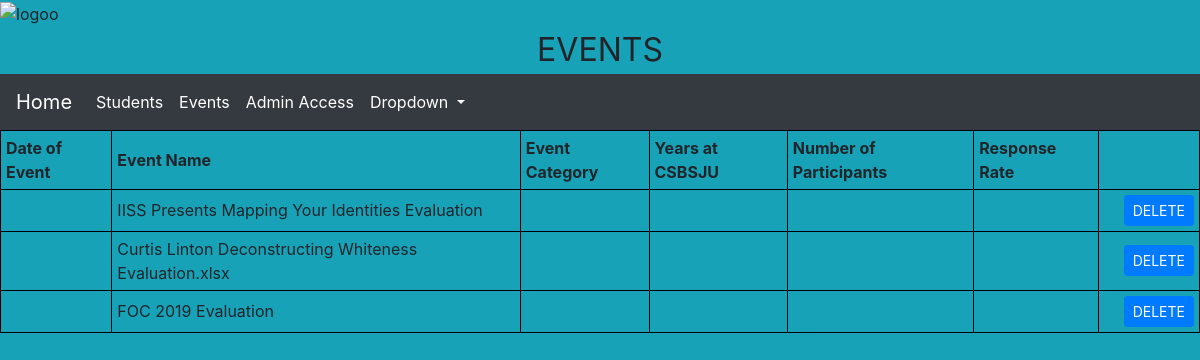
Page /Events/ on the earlier database version.
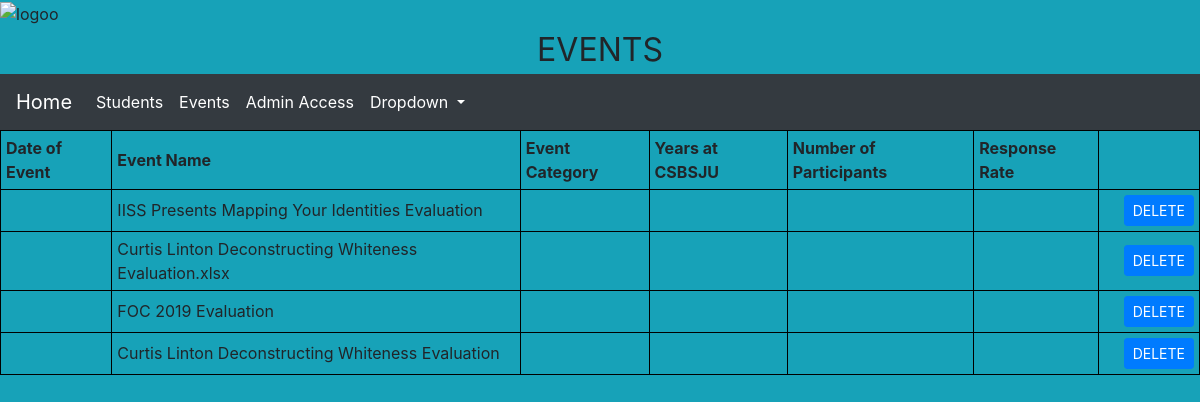
Same page on the later database version.
### Events/models.py (models this page shows, shortened)
class Event(models.Model):
    eventName = models.CharField(max_length=200 )
    eventDate = models.CharField(max_length=200 )
    eventCategory = models.CharField(max_length=30)
    eventYears = models.CharField(max_length=30)
    eventParticpants = models.CharField(max_length=200)
    eventResponseRate = models.CharField(max_length = 200)

### Events/views.py (the view)
# urls.py: path('', views.eventList, name='eventList'),
def eventList(request):
    latest_event_list = Event.objects.all()
    context = {
        'latest_event_list': latest_event_list,
    }
    return render(request,'Events/event_list_template.html',context)

### Events/templates/Events/event_list_template.html (shortened to what this page needs)
{% extends 'base.html' %}
{% block head %}
  	 	<img src="https://www.csbsju.edu/images/Intercultural%20Center/IISS%20logo_Final-1.png" alt="logoo" width="132" height="150" class = "center" >
<center><font size = "+3"> EVENTS </font></center>
{% endblock %}
{% block body %}
<table style="width:100%">
 <tr>
	<th>Date of Event</th>
	<th>Event Name</th>
	<th>Event Category</th>
	<th>Years at CSBSJU </th>
	<th>Number of Participants</th>
	<th>Response Rate </th>
 </tr>
 {% if latest_event_list %}
 <tr>
 {% for event in latest_event_list %}
        <td>{{event.eventDate}} </td>
        <td>{{event.eventName}} </td>
        <td>{{event.eventCategory}} </td>
        <td>{{event.eventYears}} </td>
        <td>{{event.eventParticpants}} </td>
        <td>{{event.eventResponseRate}} </td>
        <td><a class="btn btn-primary btn-sm" href= "deletion2?post_id={{event.id}}" role="button" style="margin-left:20px">DELETE</a></td>
 </tr>
 {% endfor %}
</table>
{% else %}
    <p>No events are available.</p>
{% endif %}
{% endblock %}

Differences in the rows shown:
added Event: eventName "Curtis Linton Deconstructing Whiteness Evaluation"
